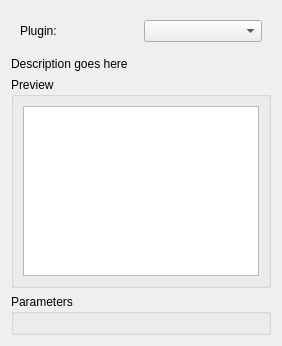
<?xml version="1.0" encoding="UTF-8"?>
<ui version="4.0">
 <class>plugintab</class>
 <widget class="QWidget" name="plugintab">
  <property name="geometry">
   <rect>
    <x>0</x>
    <y>0</y>
    <width>282</width>
    <height>346</height>
   </rect>
  </property>
  <layout class="QVBoxLayout" name="verticalLayout_8">
   <item>
    <widget class="QWidget" name="pluginchoicewidget" native="true">
     <layout class="QHBoxLayout" name="horizontalLayout">
      <item>
       <widget class="QLabel" name="label_24">
        <property name="text">
         <string>Plugin:</string>
        </property>
       </widget>
      </item>
      <item>
       <widget class="QComboBox" name="pluginType"/>
      </item>
     </layout>
    </widget>
   </item>
   <item>
    <widget class="QLabel" name="pluginDescr">
     <property name="text">
      <string>Description goes here</string>
     </property>
     <property name="wordWrap">
      <bool>true</bool>
     </property>
    </widget>
   </item>
   <item>
    <widget class="QGroupBox" name="groupBox_2">
     <property name="title">
      <string>Preview</string>
     </property>
     <layout class="QVBoxLayout" name="verticalLayout_7">
      <item>
       <widget class="QTextEdit" name="pluginPreview">
        <property name="readOnly">
         <bool>true</bool>
        </property>
       </widget>
      </item>
     </layout>
    </widget>
   </item>
   <item>
    <widget class="QGroupBox" name="pluginParams">
     <property name="title">
      <string>Parameters</string>
     </property>
     <layout class="QGridLayout" name="gridLayout_5"/>
    </widget>
   </item>
  </layout>
 </widget>
 <resources/>
 <connections/>
</ui>
